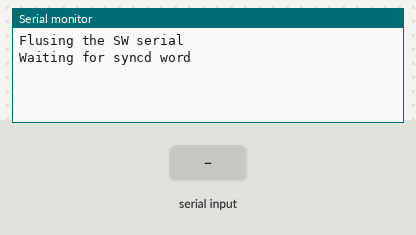
This sketch was run on a simulated Arduino Uno, built with avr-gcc and run on an emulated ATmega328P. Parts: the last lines printed to the serial monitor. The test bench sets the inputs (shaded band).

Above: at 1.2 s.
1.3 s: "1" received over the second serial link
At 2.3 s:
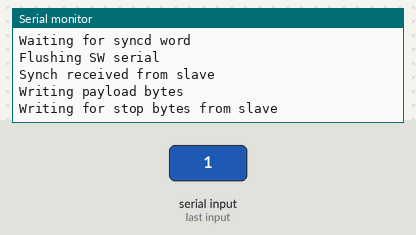
2.8 s: "0" received over the second serial link
At 4.0 s:
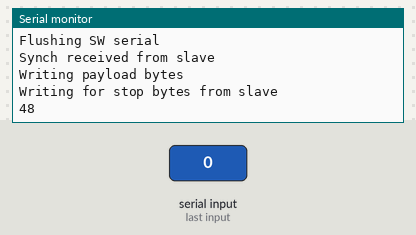
4.3 s: "2" received over the second serial link
At 5.4 s:
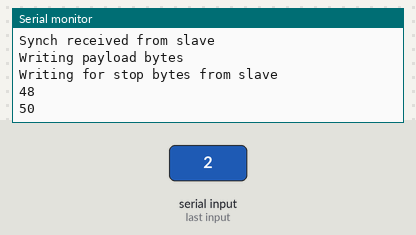

The sketch:

arduino_2_arduino_Tx.ino
```cpp
#include <SoftwareSerial.h>

SoftwareSerial mySerial(6, 7);

void setup() {
  Serial.begin(9600);
  mySerial.begin(9600);

  pinMode(6, INPUT);
  pinMode(7, OUTPUT);
}

void loop() {
  int temp = 10;
  int accX = 20;
  int accY = 30;
  int accZ = 40;
  bool isOpen = 0;
  bool isTilted = 0;
  bool wait_for_synch = 0;

  Serial.println("Flusing the SW serial\n");
  mySerial.flush();

  Serial.println("Waiting for syncd word\n");
  /* wait for slave to get ready */
  while(!wait_for_synch)
  {
    char synch_word[8] = {0xde, 0xad, 0xbe, 0xef};
    int idx;
    while(!mySerial.available())
      ;

    for(idx = 0; idx < 4; ++idx)
      {
        if(synch_word[idx] != mySerial.read()) {
          wait_for_synch = 1;
          break;
        }
      }
  }

  Serial.println("Flushing SW serial\n");
  mySerial.flush();

  if(mySerial.available())
    Serial.println("Bytes on serial after flush!!!");
  Serial.println("Synch received from slave\n");
  Serial.println("Writing payload bytes\n");
  mySerial.write(temp);
  mySerial.write(accX);
  mySerial.write(accY);
  mySerial.write(accZ);
  mySerial.write(isOpen);
  mySerial.write(isTilted);

  //delay(100);
  Serial.println("Writing for stop bytes from slave\n");
  while(1)
  {
    while(!mySerial.available())
        ;
    Serial.println(mySerial.read());
    if(mySerial.read() == 0x30)
      break;
  }
}
```

Measured:
- after the input at 1.3 s, the serial monitor: prints a new line at once (image 1)
- after the input at 2.8 s, the serial monitor: prints a new line at once (image 2)
- after the input at 4.3 s, the serial monitor: prints a new line at once (image 3)
